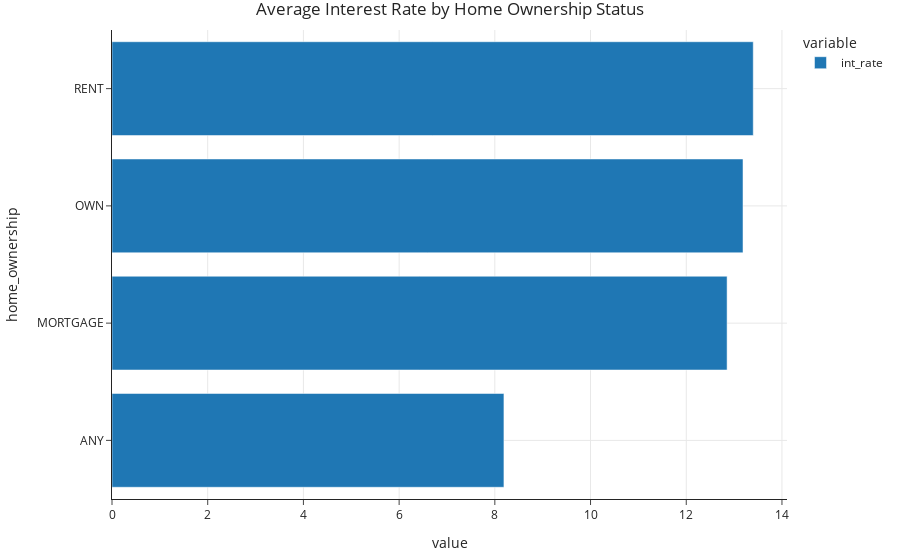

Source (notebook cell):
### Markdown cell above
- Example: What is the average `'int_rate'` for each `'home_ownership'` status?

### Code cell
(
    loans
    .groupby('home_ownership')
    ['int_rate']
    .mean()
    .plot(kind='barh', title='Average Interest Rate by Home Ownership Status')
)

### Figure 1 — Plotly figure (JSON) as saved in the notebook; plotly's stock layout.template omitted (floating-point values rounded to 4 significant figures)
{"data": [{"alignmentgroup": "True", "hovertemplate": "variable=int_rate<br>value=%{x}<br>home_ownership=%{y}<extra></extra>", "legendgroup": "int_rate", "marker": {"color": "#1F77B4", "pattern": {"shape": ""}}, "name": "int_rate", "offsetgroup": "int_rate", "orientation": "h", "showlegend": true, "textposition": "auto", "type": "bar", "x": [8.19, 12.85, 13.19, 13.4], "xaxis": "x", "y": ["ANY", "MORTGAGE", "OWN", "RENT"], "yaxis": "y"}], "layout": {"barmode": "relative", "legend": {"title": {"text": "variable"}, "tracegroupgap": 0}, "title": {"text": "Average Interest Rate by Home Ownership Status"}, "xaxis": {"anchor": "y", "domain": [0, 1], "title": {"text": "value"}}, "yaxis": {"anchor": "x", "domain": [0, 1], "title": {"text": "home_ownership"}}}}
